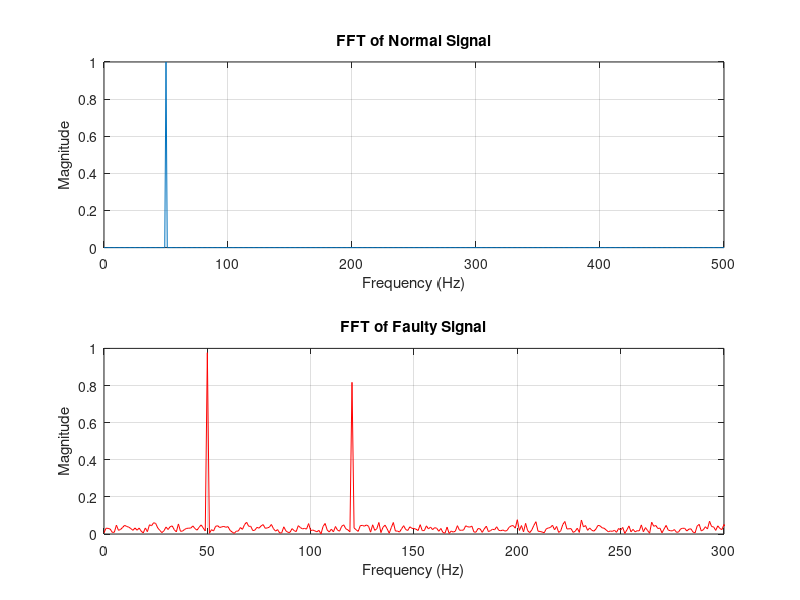

The MATLAB script that drew this image:
% Step 3: FFT Analysis — Frequency Domain
fs = 1000;
t = 0:1/fs:1-1/fs;
N = length(t);  % Number of samples

signal_normal = sin(2 * pi * 50 * t);
signal_faulty = signal_normal + 0.8*sin(2*pi*120*t) + 0.5*randn(size(t));

% Compute FFT for both signals
fft_normal = abs(fft(signal_normal)) / N;
fft_faulty = abs(fft(signal_faulty)) / N;

% Frequency axis (only positive half needed)
f = (0:N/2) * fs / N;
fft_normal_half = 2 * fft_normal(1:N/2+1);
fft_faulty_half = 2 * fft_faulty(1:N/2+1);

% Plot
figure;
subplot(2,1,1);
plot(f, fft_normal_half);
title('FFT of Normal Signal');
xlabel('Frequency (Hz)'); ylabel('Magnitude'); grid on;

subplot(2,1,2);
plot(f, fft_faulty_half, 'r');
title('FFT of Faulty Signal');
xlabel('Frequency (Hz)'); ylabel('Magnitude'); grid on;
xlim([0 300]);  % Focus on 0-300 Hz range
